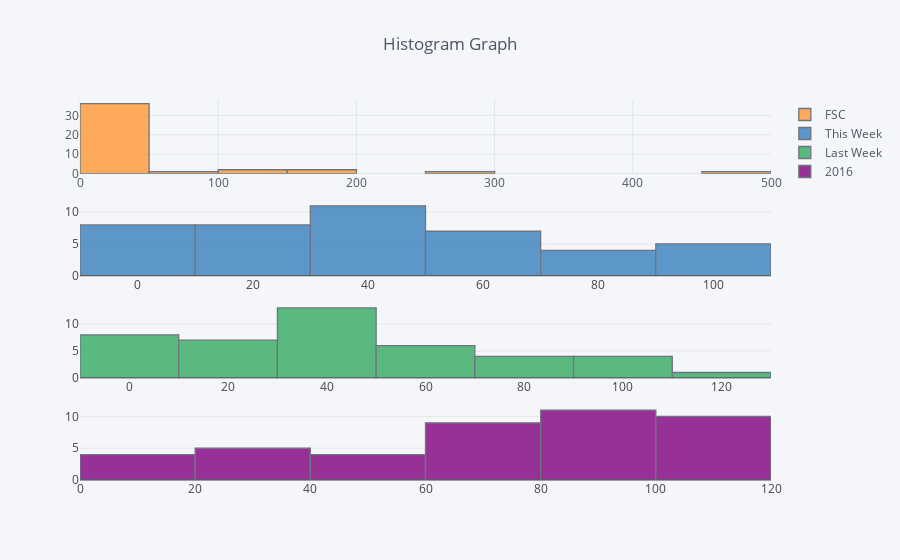

The code cell stored with this chart in its notebook:
### Code cell
df.iplot(kind='histogram', 
         subplots=True, shape=(4, 1),
         title = 'Histogram Graph',
         filename='cufflinks/histogram-subplots')

### Figure 1 — Plotly figure (JSON) as saved in the notebook; plotly's stock layout.template omitted (floating-point values rounded to 4 significant figures)
{"data": [{"histfunc": "count", "histnorm": "", "marker": {"color": "rgba(255, 153, 51, 1.0)", "line": {"color": "#4D5663", "width": 1.3}}, "name": "FSC", "opacity": 0.8, "orientation": "v", "type": "histogram", "x": ["4.3", "127.1", "286.1", "4.6", "4.9", "4.9", "17.3", "122.5", "5.8", "6.2", "28.9", "11.0", "0.5", "48.3", "1.9", "36.3", "10.0", "4.7", "7.2", "34.4", "9.8", "2.0", "4.5", "8.1", "169.5", "10.3", "13.6", "1.5", "6.5", "4.2", "2.0", "9.8", "2.3", "7.8", "2.0", "33.9", "31.9", "14.8", "46.3", "479.3", "158.6", "58.8", "24.7"], "xaxis": "x1", "yaxis": "y1"}, {"histfunc": "count", "histnorm": "", "marker": {"color": "rgba(55, 128, 191, 1.0)", "line": {"color": "#4D5663", "width": 1.3}}, "name": "This Week", "opacity": 0.8, "orientation": "v", "type": "histogram", "x": ["35.1", "63.2", "33.0", "101.7", "24.1", "28.0", "43.0", "41.3", "66.9", "85.9", "81.4", "37.1", "102.1", "3.4", "0.0", "0.0", "53.5", "23.5", "13.9", "5.7", "43.9", "12.2", "63.1", "52.2", "34.0", "82.5", "6.2", "0.0", "96.1", "2.8", "58.6", "38.5", "11.4", "36.8", "64.8", "44.8", "100.0", "100.8", "4.3", "27.9", "27.2", "44.9", "80.4"], "xaxis": "x2", "yaxis": "y2"}, {"histfunc": "count", "histnorm": "", "marker": {"color": "rgba(50, 171, 96, 1.0)", "line": {"color": "#4D5663", "width": 1.3}}, "name": "Last Week", "opacity": 0.8, "orientation": "v", "type": "histogram", "x": ["35.1", "61.7", "33.8", "103.1", "38.3", "27.1", "42.8", "40.8", "66.6", "80.2", "81.7", "36.4", "100.5", "3.5", "0.0", "0.0", "51.6", "19.9", "14.5", "5.8", "43.9", "12.2", "55.4", "49.3", "34.2", "82.6", "7.9", "0.0", "113.5", "5.6", "58.6", "38.6", "12.7", "35.9", "64.2", "45.9", "99.9", "100.8", "4.4", "28.2", "27.3", "44.4", "79.7"], "xaxis": "x3", "yaxis": "y3"}, {"histfunc": "count", "histnorm": "", "marker": {"color": "rgba(128, 0, 128, 1.0)", "line": {"color": "#4D5663", "width": 1.3}}, "name": "2016", "opacity": 0.8, "orientation": "v", "type": "histogram", "x": ["67.4", "71.4", "55.8", "102.2", "99.3", "87.7", "93.4", "99.9", "99.6", "100.5", "102.1", "92.3", "100.8", "13.7", "35.5", "4.4", "75.8", "70.5", "57.1", "38.3", "82.8", "60.9", "98.4", "100.5", "55.4", "99.9", "23.5", "16.2", "107.0", "28.7", "85.6", "71.3", "9.8", "100.2", "101.1", "66.7", "96.0", "100.5", "27.6", "52.8", "69.3", "70.8", "100.2"], "xaxis": "x4", "yaxis": "y4"}], "layout": {"barmode": "overlay", "legend": {"bgcolor": "#F5F6F9", "font": {"color": "#4D5663"}}, "paper_bgcolor": "#F5F6F9", "plot_bgcolor": "#F5F6F9", "title": "Histogram Graph", "titlefont": {"color": "#4D5663"}, "xaxis1": {"anchor": "y1", "domain": [0, 1], "gridcolor": "#E1E5ED", "showgrid": true, "tickfont": {"color": "#4D5663"}, "title": "", "titlefont": {"color": "#4D5663"}, "zerolinecolor": "#E1E5ED"}, "xaxis2": {"anchor": "y2", "domain": [0, 1]}, "xaxis3": {"anchor": "y3", "domain": [0, 1]}, "xaxis4": {"anchor": "y4", "domain": [0, 1]}, "yaxis1": {"anchor": "x1", "domain": [0.8062, 1.0], "gridcolor": "#E1E5ED", "showgrid": true, "tickfont": {"color": "#4D5663"}, "title": "", "titlefont": {"color": "#4D5663"}, "zerolinecolor": "#E1E5ED"}, "yaxis2": {"anchor": "x2", "domain": [0.5375, 0.7312]}, "yaxis3": {"anchor": "x3", "domain": [0.2687, 0.4625]}, "yaxis4": {"anchor": "x4", "domain": [0, 0.1938]}}}
